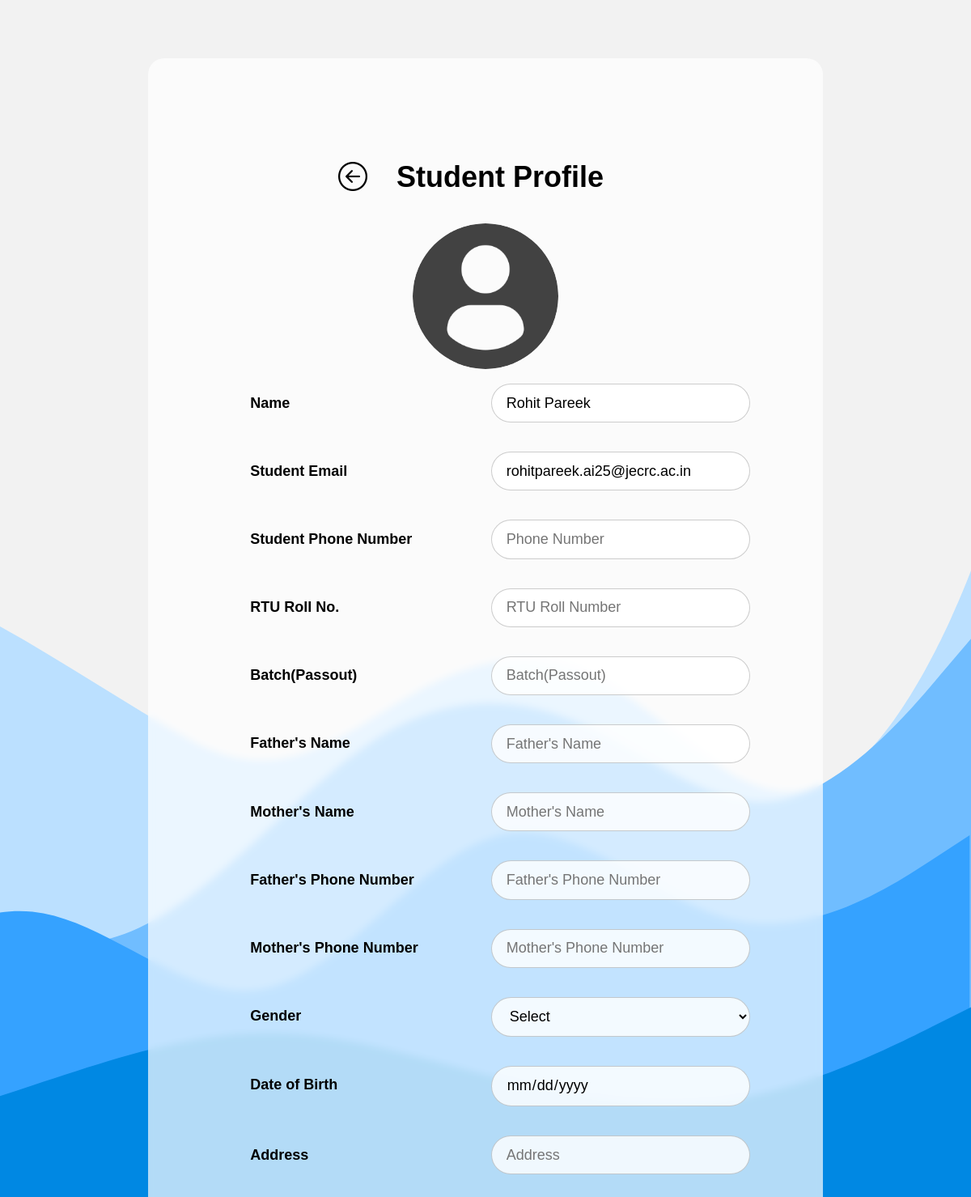
Before: /u/viewProfile/3 (signed in) with the older database file.
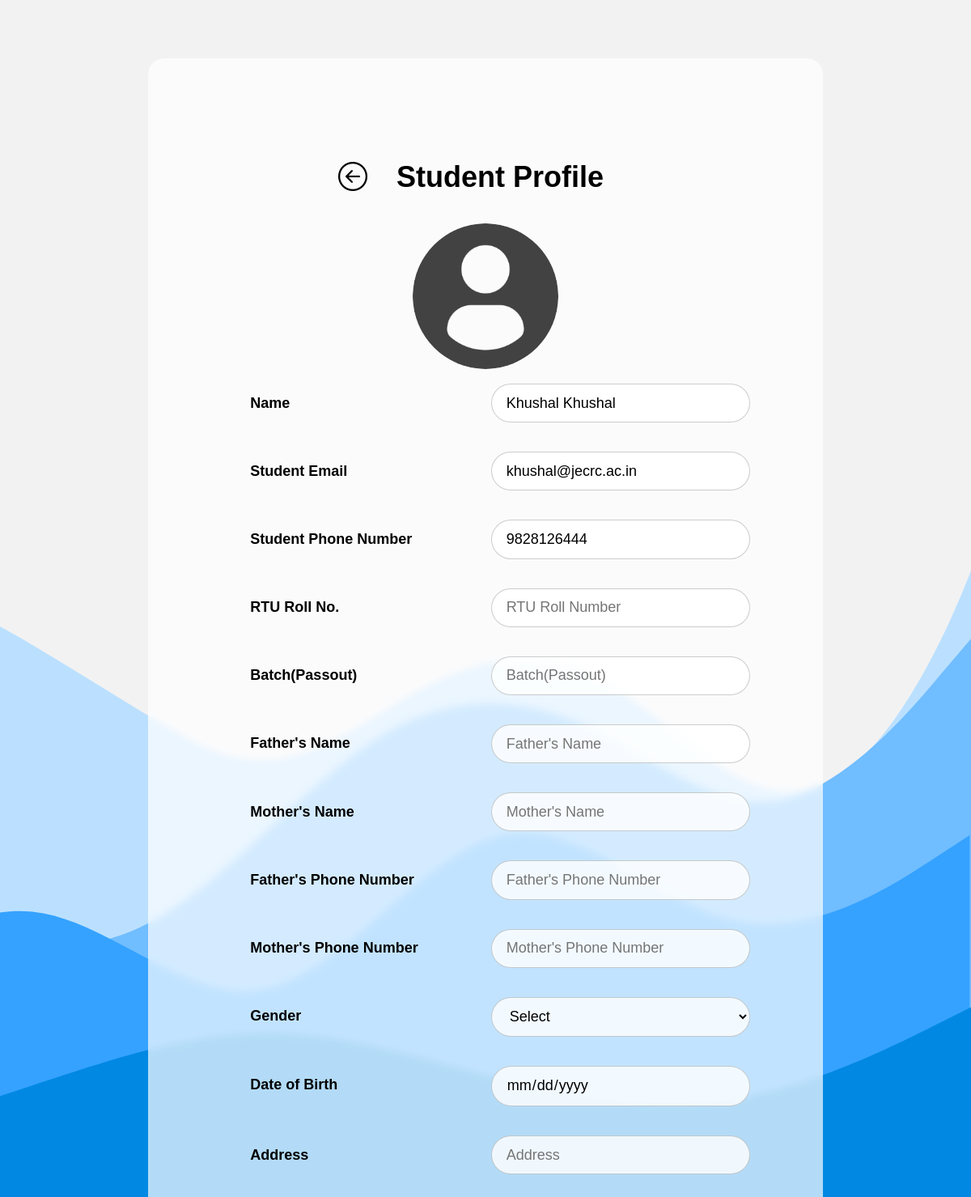
After: the same page with the newer database file.
### Accounts/models.py (models this page shows, shortened)
class User(AbstractUser):
    username = None
    id=models.BigAutoField(primary_key=True)
    avatar = models.ImageField(upload_to='avatars/',default='avatars/profile-user.png')
    email = models.EmailField(unique=True)
    phone = models.CharField(blank=True,null=True,unique=True,max_length=15)
    is_faculty = models.BooleanField(default=False)
    objects = UserManager()
    USERNAME_FIELD='email'
    REQUIRED_FIELDS=[]

### Accounts/views.py (the view)
# urls.py: path('viewProfile/<int:id>', views.view_profile),
@login_required
def view_profile(request,id):
    user = request.user
    if user.is_superuser or user.is_faculty:
        user = User.objects.get(id=id)
        try:
            meta = studentSerializer(Student.objects.get(user_obj=user))
        except:
            meta = {}
        context = {"user":user,"meta":meta}
        return render(request,"u/view_profile.html",context)
    else:
        return HttpResponse("You are not authorized",status=401)

### Accounts/serializers.py (called while the page is built)
def studentSerializer(st):
    data = {
    "rollno":st.rollno,
    "batch":st.batch,
    "f_name":st.f_name,
    "f_phone":st.f_phone,
    "m_name":st.m_name,
    "m_phone":st.m_phone,
    "gender":st.gender ,
    "dob":st.dob.strftime("%Y-%m-%d"),
    "address":st.address
    }
    return data

### templates/u/view_profile.html (shortened to what the changed rows need)
<!DOCTYPE html>
<html>
<head>
    {% load static %}
    <link rel="stylesheet" href="">
    <link rel="stylesheet" type="text/css" href="{% static 'css/index.css' %}" />
</head>
<body>
    <div class="d-flex py-4">
        <form method="post" class="m-auto">
            <div class="glass p-5 ">
                <div class="flex justify-center">
                    <div class="d-flex"></div>
                    <h1>Student Profile</h1>
                </div>
                <img class="avatar m-auto" src="{{user.avatar.url}}" />
                <div class="d-flex justify-bw mv-1">
                    <h2 class="form-label">Name</h2>
                    <input name="name" value="{{user.first_name}} {{user.last_name}}" placeholder="Name" type="text"
                        class="form-input " required readOnly>
                </div>
                <div class="d-flex justify-bw mv-1">
                    <h2 class="form-label">Student Email</h2>
                    <input name="student-email" value="{{user.email}}" placeholder="Email" type="text"
                        class="form-input " required readOnly>
                </div>
                <div class="d-flex justify-bw mv-1">
                    <h2 class="form-label">Student Phone Number</h2>
                    <input name="student-phoneNumber" value="{{user.phone}}" placeholder="Phone Number" type="number"
                        maxlength="10" class="form-input " required readOnly>
                </div>
                <div class="d-flex justify-bw mv-1">
                    <h2 class="form-label">RTU Roll No.</h2>
                    <input name="rollno" value="{{meta.rollno}}" placeholder="RTU Roll Number" type="text"
                        class="form-input " maxlength="10" required readOnly>
                </div>
                <div class="d-flex justify-bw mv-1">
                    <h2 class="form-label">Batch(Passout)</h2>
                    <input name="batch" value="{{meta.batch}}" placeholder="Batch(Passout)" type="number" maxlength="1"
                        class="form-input " required readOnly>
                </div>
                <div class="d-flex justify-bw mv-1">
                    <h2 class="form-label">Father's Name</h2>
                    <input name="father-name" value="{{meta.f_name}}" placeholder="Father's Name" type="text"
                        class="form-input " required readOnly>
                </div>
                <div class="d-flex justify-bw mv-1">
                    <h2 class="form-label">Mother's Name</h2>
                    <input name="mother-name" value="{{meta.m_name}}" placeholder="Mother's Name" type="text"
                        class="form-input " required readOnly>
                </div>
                <div class="d-flex justify-bw mv-1">
                    <h2 class="form-label">Father's Phone Number</h2>
                    <input name="father-phone-number" value="{{meta.f_phone}}" placeholder="Father's Phone Number"
                        type="number" maxlength="10" class="form-input " required readOnly>
                </div>
                <div class="d-flex justify-bw mv-1">
                    <h2 class="form-label">Mother's Phone Number</h2>
                    <input name="mother-phone-number" value="{{meta.m_phone}}" placeholder="Mother's Phone Number"
                        type="number" maxlength="10" class="form-input " required readOnly>
                </div>
                <div class="d-flex justify-bw mv-1">
                    <h2 class="form-label">Gender</h2>
                    <select name="gender" value="{{meta.get_gender_display}}" required class="form-input" readOnly>
                    </select>
                </div>
                <div class="d-flex justify-bw mv-1">
                    <h2 class="form-label">Date of Birth</h2>
                    <input name="dob" value="{{meta.dob}}" type="date" required class="form-input" readOnly>
                </div>
                <div class="d-flex justify-bw mv-1">
                    <h2 class="form-label">Address</h2>
                    <input name="address" value="{{meta.address}}" required placeholder="Address" type="text"
                        class="form-input" readOnly>
                </div>
            </div>
        </form>
    </div>
</body>
</html>

Changed rows visible on the page:
changed User: name "Rohit Pareek" → "Khushal Khushal"; student-email "rohitpareek.ai25@jecrc.ac.in" → "khushal@jecrc.ac.in"; student-phoneNumber (not shown) → "9828126444"
